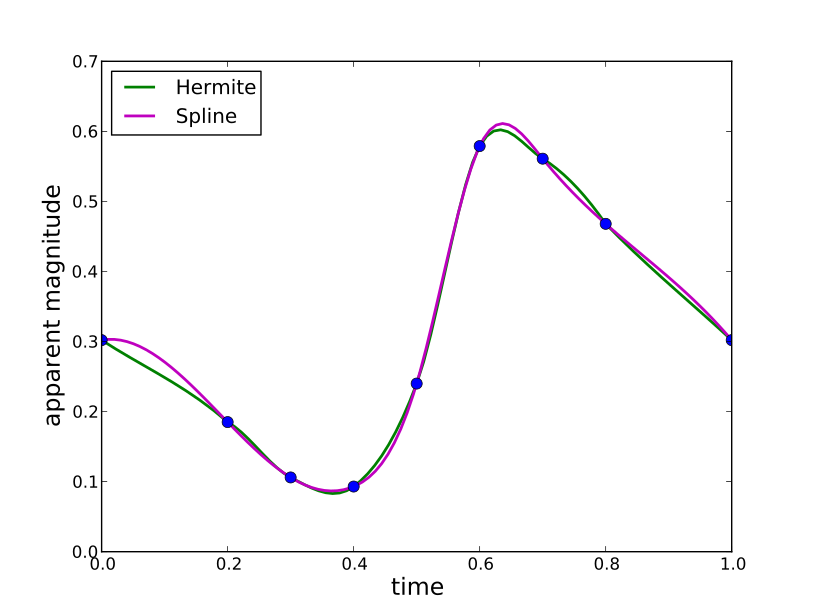

Write Python code to recreate this figure.
#!/usr/bin/python

import numpy as np
import pylab 
import matplotlib.pyplot as plt
from math import pi,pow, sqrt
import scipy.interpolate

def psi0(z):
	return z*z*(2.0*z-3.0)+1.0

def psi1(z):
	return z*(1.0 -2.0*z + z*z)

def derf(a):
	x1 = apmag[a+1]
	x2 = apmag[a]
	h = time[a+1] - time[a]
	return (x1-x2)/h

def derf2(a):
	x1 = apmag[a]
	x2 = apmag[a-1]
	h = time[a] - time[a-1]
	return (x1-x2)/h

def derf3(a):
	x1 = apmag[a+1]
	x2 = apmag[a-1]
	h = time[a] - time[a-1]
	return (x1-x2)/(2.0*h)

def herm(a, x):
	z = (x-time[a])/(time[a+1]-time[a])
	term1 = apmag[a]*psi0(z)
	term2 = apmag[a+1]*psi0(1.0-z)
	term3 = derf(a)*(time[a+1]-time[a])*psi1(z)
	term4 = derf(a+1)*(time[a+1]-time[a])*psi1(1.0-z)
	return term1+term2+term3-term4

def herm2(a, x):
	z = (x-time[a])/(time[a+1]-time[a])
	term1 = apmag[a]*psi0(z)
	term2 = apmag[a+1]*psi0(1.0-z)
	term3 = derf2(a)*(time[a+1]-time[a])*psi1(z)
	term4 = derf2(a+1)*(time[a+1]-time[a])*psi1(1.0-z)
	return term1+term2+term3-term4

def herm3(a, x):
	z = (x-time[a])/(time[a+1]-time[a])
	term1 = apmag[a]*psi0(z)
	term2 = apmag[a+1]*psi0(1.0-z)
	term3 = derf3(a)*(time[a+1]-time[a])*psi1(z)
	term4 = derf3(a+1)*(time[a+1]-time[a])*psi1(1.0-z)
	return term1+term2+term3-term4

# MAIN ##################################

time = [0.0, 0.2, 0.3, 0.4, 0.5, 0.6, 0.7, 0.8, 1.0]
apmag = [0.302, 0.185, 0.106, 0.093, 0.24, 0.579, 0.561, 0.468, 0.302]
num = 10

# Hermite	
for t in range(1, 7):
	xvar = np.linspace(time[t], time[t+1], num)
	hermpol = np.zeros(num)
	for k in range (0, num):
		hermpol[k] = herm3(t, xvar[k])
	plt. plot(xvar, hermpol, 'g', linewidth=2)

xvar = np.linspace(time[0], time[1], num)
hermpol = np.zeros(num)
for k in range (0, num):
	hermpol[k] = herm(0, xvar[k])
plt. plot(xvar, hermpol, 'g', linewidth=2)

xvar = np.linspace(time[7], time[8], num)
hermpol = np.zeros(num)
for k in range (0, num):
	hermpol[k] = herm2(7, xvar[k])
plt. plot(xvar, hermpol, 'g', linewidth=2, label='Hermite')

# Spline
xvar2 = np.linspace(0.0, 1.0, 100)
spl = scipy.interpolate.splrep(time, apmag)
yvar = scipy.interpolate.splev(xvar2,spl)

plt.plot(xvar2, yvar, 'm', linewidth=2, label='Spline')

plt. plot(time, apmag, 'b.', marker='o', ms= 8)
plt.xlabel('time', fontsize= 17)
plt.ylabel('apparent magnitude', fontsize= 17)
pylab.legend(loc=2)
plt.show()
